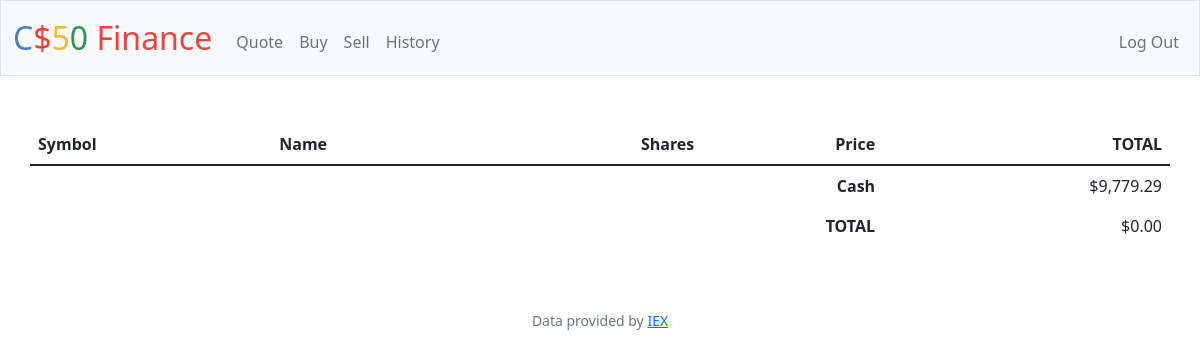
Page / (signed in) on the earlier database version.
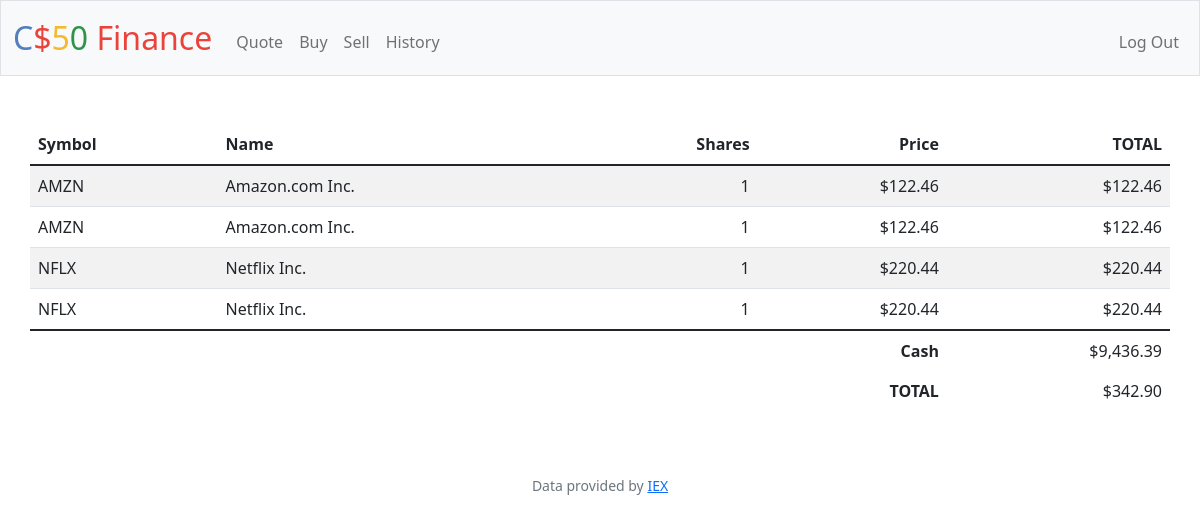
Same page on the later database version.
### tables this page shows
CREATE TABLE shares (
            id INTEGER PRIMARY KEY AUTOINCREMENT NOT NULL,
            symbol TEXT NOT NULL,
            name TEXT NOT NULL,
            price NUMERIC NOT NULL,
            share_qty REAL NOT NULL,
            purchased_on TEXT,
            sold_on TEXT,
            owner_id INTEGER,
            FOREIGN KEY (owner_id)
            REFERENCES users (id)
                ON UPDATE CASCADE
                ON DELETE CASCADE
        );

### app.py (the view)
@app.route("/")
@login_required
def index():
    user_shares = db.execute('SELECT cash, symbol,name,price, share_qty FROM users JOIN (SELECT * FROM shares WHERE owner_id = ?) ORDER BY purchased_on DESC;', session['user_id'])
    user_cash = db.execute('SELECT cash, SUM(price * share_qty) AS sum FROM users LEFT JOIN shares ON shares.owner_id = users.id WHERE users.id = ?;', session['user_id'])
    cash = user_cash[0]['cash']
    total_share = user_cash[0]['sum'] or 0
    return render_template('home.html', usd=usd, user_shares=user_shares, int_format=int_format, user_cash=cash, total_share=total_share)

### app.py (called while the page is built)
@app.after_request
def after_request(response):
    response.headers["Cache-Control"] = "no-cache, no-store, must-revalidate"
    response.headers["Expires"] = 0
    response.headers["Pragma"] = "no-cache"
    return response

### helpers.py (called while the page is built)
def login_required(f):
    @wraps(f)
    def decorated_function(*args, **kwargs):
        if session.get("user_id") is None:
            return redirect("/login")
        return f(*args, **kwargs)
    return decorated_function

def usd(value):
    return f"${value:,.2f}"

def int_format(value):
    return int(value)

### templates/home.html
{% extends "layout.html" %} {% block title %} Home {% endblock %} {% block main
%}
<table class="table table-striped container">
  <thead>
    <tr>
      <th class="text-start">Symbol</th>
      <th class="text-start">Name</th>
      <th class="text-end">Shares</th>
      <th class="text-end">Price</th>
      <th class="text-end">TOTAL</th>
    </tr>
  </thead>
  <tbody>
    {% for share in user_shares %}
    <tr>
      <td class="text-start">{{share.symbol}}</td>
      <td class="text-start">{{share.name }}</td>
      <td class="text-end">{{int_format(share.share_qty)}}</td>
      <td class="text-end">{{usd(share.price)}}</td>
      <td class="text-end">{{usd(share.price * share.share_qty)}}</td>
    </tr>
    {% endfor %}
  </tbody>
  <tfoot>
    <tr>
      <td class="border-0 fw-bold text-end" colspan="4">Cash</td>
      <td  class="border-0  text-end">{{usd(user_cash)}}</td>
    </tr>
    <tr>
      <td class="border-0 fw-bold text-end" colspan="4">TOTAL</td>
      <td  class="border-0 text-end">{{ usd(total_share)}}</td>
    </tr>
  </tfoot>
</table>
{% endblock %}

### templates/layout.html (shortened to what this page needs)
<!DOCTYPE html>
<html lang="en">
    <head>
        <link href="https://cdn.jsdelivr.net/npm/bootstrap@5.1.3/dist/css/bootstrap.min.css" rel="stylesheet">
        <link href="/static/styles.css" rel="stylesheet">
    </head>
    <body>
        <nav class="bg-light border navbar navbar-expand-md navbar-light">
            <div class="container-fluid">
                <a class="navbar-brand" href="/"><span class="blue">C</span><span class="red">$</span><span class="yellow">5</span><span class="green">0</span> <span class="red">Finance</span></a>
                <div class="collapse navbar-collapse" id="navbar">
                    {% if session["user_id"] %}
                        <ul class="navbar-nav me-auto mt-2">
                            <li class="nav-item"><a class="nav-link" href="/quote">Quote</a></li>
                            <li class="nav-item"><a class="nav-link" href="/buy">Buy</a></li>
                            <li class="nav-item"><a class="nav-link" href="/sell">Sell</a></li>
                            <li class="nav-item"><a class="nav-link" href="/history">History</a></li>
                        </ul>
                        <ul class="navbar-nav ms-auto mt-2">
                            <li class="nav-item"><a class="nav-link" href="/logout">Log Out</a></li>
                        </ul>
                    {% else %}
                        <ul class="navbar-nav ms-auto mt-2">
                            <li class="nav-item"><a class="nav-link" href="/register">Register</a></li>
                            <li class="nav-item"><a class="nav-link" href="/login">Log In</a></li>
                        </ul>
                    {% endif %}
                </div>
            </div>
        </nav>
        <main class="container-fluid py-5 text-center">
            {% block main %}{% endblock %}
        </main>
        <footer class="mb-5 small text-center text-muted">
            Data provided by <a href="https://iexcloud.io/">IEX</a>
        </footer>
    </body>
</html>

### static/styles.css (style rules this page uses)
nav .navbar-brand { font-size: xx-large; }
nav .navbar-brand .blue { color: #537fbe; }
nav .navbar-brand .red { color: #ea433b; }
nav .navbar-brand .yellow { color: #f5b82e; }
nav .navbar-brand .green { color: #2e944b; }

Differences in the rows shown:
added shares: symbol "AMZN", name "Amazon.com Inc.", share_qty "1", price "$122.46", usd(share.price*share.share_qty) "$122.46"
added shares: symbol "NFLX", name "Netflix Inc.", share_qty "1", price "$220.44", usd(share.price*share.share_qty) "$220.44"
Other differences:
{{ usd(user_cash) }}: "$9,779.29" → "$9,436.39"
{{ usd(total_share) }}: "$0.00" → "$342.90"
